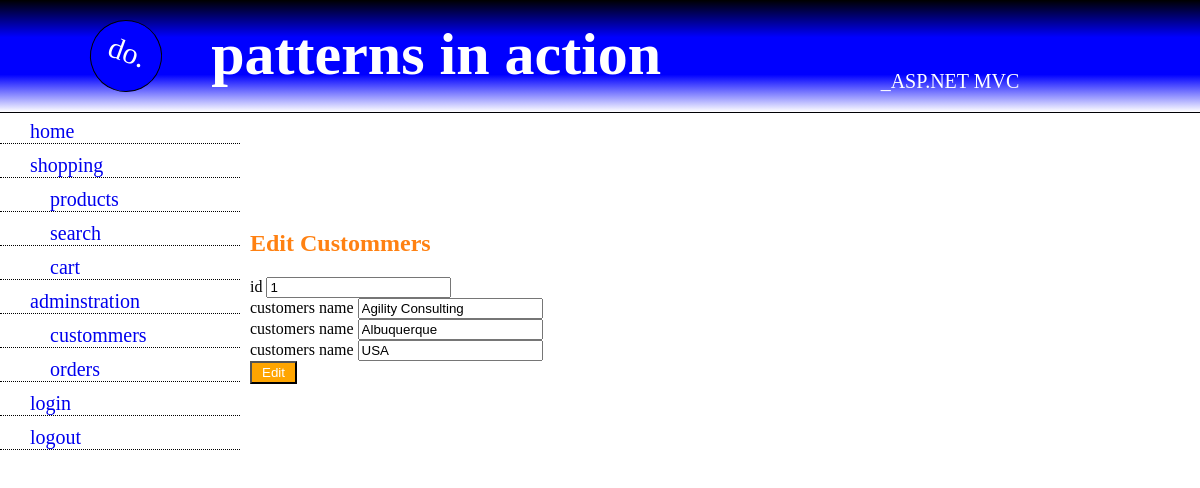
The page /edit.php?update_id=1 (signed in) on the database its author committed.
### tables this page shows
CREATE TABLE `customers` (
  `id` int(11) NOT NULL,
  `customer_name` varchar(255) NOT NULL,
  `city` varchar(255) NOT NULL,
  `country` varchar(255) NOT NULL
);

### edit.php (the view, shortened to what this page needs)
<?php
if(!isset($_SESSION['admin'])){
    header('location:login.php');
}else{
    require_once('connect.php');
?>
<!DOCTYPE html>
<html lang="en">
<head>
    <link rel="stylesheet" href="css/style.css">
</head>
<body>
    <?php include_once('header.php');?>
    <section>
        <h1> Edit custommers</h1>
        <?php
            if(isset($_REQUEST['update_id'])){
            $id = $_REQUEST['update_id'];
            $select_customer = $db->prepare("SELECT * FROM `customers` WHERE id = ? ");
            $select_customer->execute([$id]);
            $row = $select_customer->fetch(PDO::FETCH_ASSOC);
            }
        ?>
        <form action="" method="post">
           <div class="box">
                <label for="">id</label>
                <input type="number" name="id" value="<?php echo $row['id']?>" readonly>
           </div>
           <div class="box">
                <label for="">customers name</label>
                <input type="text" name="customer_name" value="<?php echo $row['customer_name']?>">
           </div>
           <div class="box">
                <label for="">customers name</label>
                <input type="text" name="city" value="<?php echo $row['city']?>">
           </div>
           <div class="box">
                <label for="">customers name</label>
                <input type="text"name="country" value="<?php echo $row['country']?>">
           </div>
            <button name="update" class="btn">Edit</button>
        </form>
    </section>
</body>
</html>
<?php } ?>

### css/style.css (style rules this page uses)
body { padding: 0; margin: 0; box-sizing: border-box; }
section { margin: 0 auto; max-width: 700px; margin-top: -250px; }
section h1 { color: rgb(255, 129, 18); text-transform: capitalize; }
form .btn { background-color: orange; text-decoration: none; color: #fff; text-transform: capitalize; padding: 2px 10px; }

### rows shown on the page
customers: id "1", customer_name "Agility Consulting", city "Albuquerque", country "USA"
